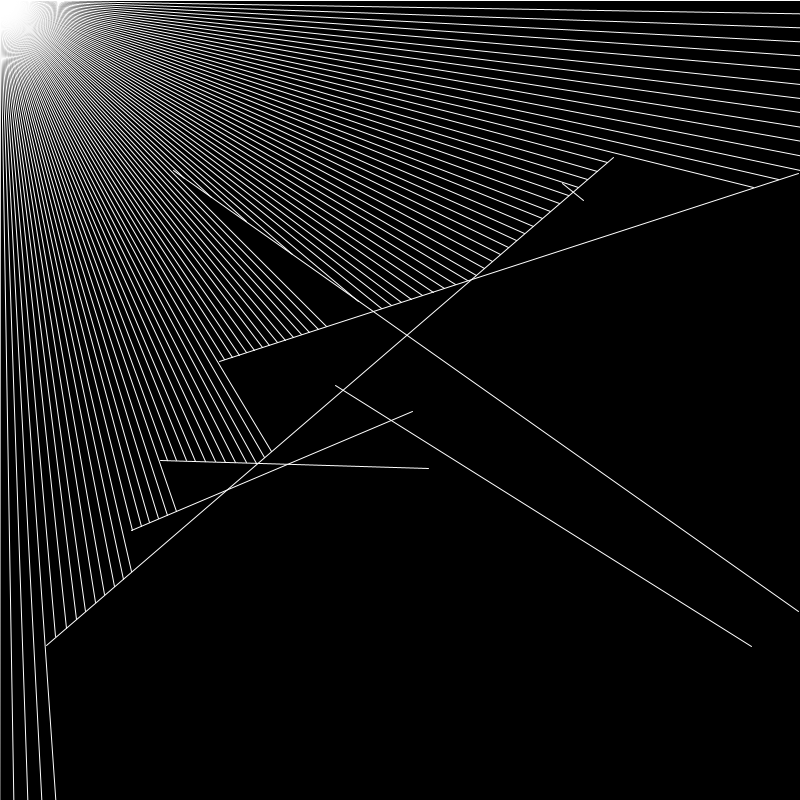
Frame 1 (no input)
Frame 60 (the mouse pressed at the canvas centre just before this capture): identical to frame 1, image omitted
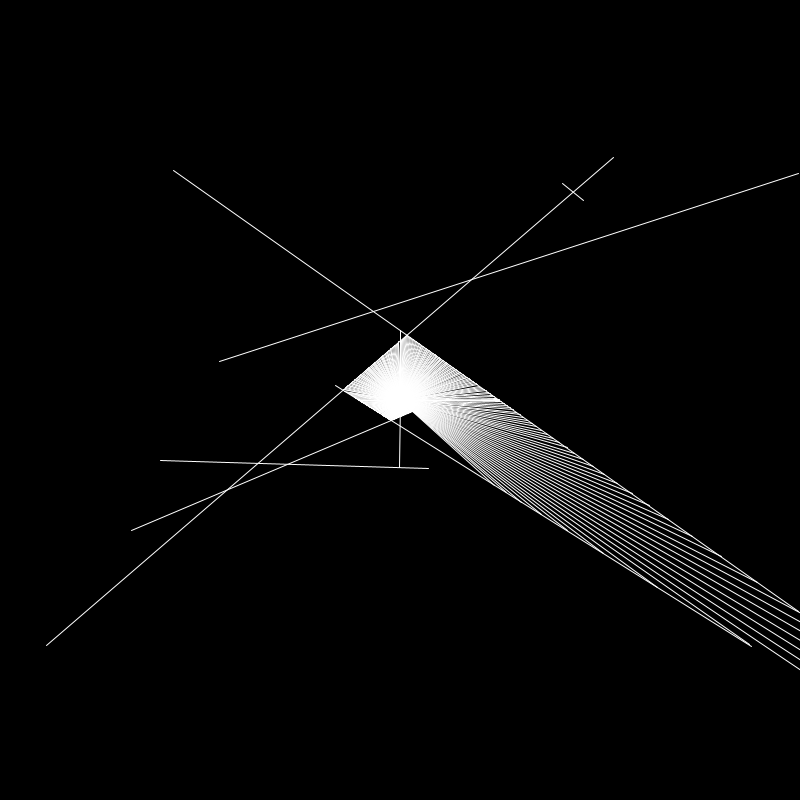
Frame 120 (the mouse held since frame 60 and released just before this capture)

The Processing sketch that drew these frames (run headless with seeded random() and noise(); from frame 60 on, the mouse is pressed at the canvas centre):

// Processing sketch: Ray casting
// ── Ray casting.pde
class Boundry { 
  float x1;
  float y1;
  float x2;
  float y2;

  Boundry(float x1, float y1, float x2, float y2) {
    this.x1 = x1;
    this.y1 = y1;
    this.x2 = x2;
    this.y2 = y2;
  }

  float slope() {
    return (y2 - y1) / (x2 - x1);
  }

  void show() {
    stroke(255);
    line(x1, y1, x2, y2);
  }
}

Boundry bound; 
Ray ray;

Boundry bot_b;
Boundry right_b;
Boundry left_b;
Boundry top_b;

float mousex=mouseX-height/2;
float mousey=mouseY-width/2;

ArrayList<Boundry> boundries = new ArrayList<Boundry>();



void setup() {
  size(800, 800);
  
  top_b = new Boundry(-800, -800, 800,-800);
  left_b = new Boundry(-800, 800, -800,-800); 
  right_b = new Boundry(800, 800, 800,-800); 
  bot_b = new Boundry(800, 800, -800,800); 

  boundries.add(bot_b);
  boundries.add(top_b);
  boundries.add(left_b);
  boundries.add(right_b);





  float num_bound=7;

  for(int i=0;i<num_bound;i++){
    float x1 =(float) (Math.random() * 2 * height/2 - height/2);
    float y1 =(float) (Math.random() * 2 * width/2 - width/2);
    float x2 =(float) (Math.random() * 2 * height/2 - height/2);
    float y2 =(float) (Math.random() * 2 * width/2 - width/2);


    Boundry B=new Boundry(x1,y1,x2,y2);

    boundries.add(B);
  }

}

class pair{
  float x;
  float y;

  pair(float x1,float y1){
    x=x1;
    y=y1;
  }

}

pair doIntersect(Ray l1, Boundry l2) {
    float x1=l2.x1;
    float x2=l2.x2;
    float y1=l2.y1;
    float y2=l2.y2;

    float x3=l1.x1;
    float x4=l1.x2;
    float y3=l1.y1;
    float y4=l1.y2;

    pair p;


  float den = (x1 - x2) * (y3 - y4) - (y1 - y2) * (x3 - x4);
  if (den == 0) {
      p=new pair(0,0);
      return p;
  }

  float t = ((x1 - x3) * (y3 - y4) - (y1 - y3) * (x3 - x4)) / den;
  float u = -((x1 - x2) * (y1 - y3) - (y1 - y2) * (x1 - x3)) / den;

  if (t > 0 && t < 1 && u > 0){
    float x=x1 + t * (x2 - x1);
    float y= y1 + t * (y2 - y1);


    p=new pair(x,y);
    return p;
  }
  p=new pair(0,0);
  return p;


}

class Ray{
  float x1=mouseX-height/2;
  float y1=mouseY-width/2;
  float x2=0;
  float y2=0;
  
  Ray(float x2, float y2){
    this.x2=x2;
    this.y2=y2;
  }

  float slope() {
    return (y2 - y1) / (x2 - x1);
  }

  void show(){
    stroke(255);
    line(x1, y1,x2,y2);
  }
}


void draw() {
  translate(height/2,width/2);
  background(0);

  float mousex=mouseX-height/2;
  float mousey=mouseY-width/2;
  ray=new Ray(mousex,mousey);
  ray.show();



  ArrayList<Ray> rays = new ArrayList<Ray>();


  for(int i=0;i<=360;i=i+1){
    float angleRadians = radians(i);
    float x2 = mousex + cos(angleRadians) * (800+height); 
    float y2 = mousey + sin(angleRadians) * (800+width); 

    ray=new Ray(x2,y2);

    rays.add(ray);

  
  }


  for(int i=0;i<boundries.size();i++){
    Boundry B=boundries.get(i);

    B.show();
  }

  pair pnt = null; 

  for (int i = 0; i < rays.size(); i++) {
      Ray ray = rays.get(i);
      ArrayList<pair> inter_points = new ArrayList<pair>();
      float least = Integer.MAX_VALUE;

      for (int j = 0; j < boundries.size(); j++) {
          Boundry B = boundries.get(j);
          pair inter = doIntersect(ray, B);

          if (inter.x != 0.0 && inter.y != 0.0) {
              float distance = (float) Math.sqrt(Math.pow(ray.x1 - inter.x, 2) + Math.pow(ray.y1 - inter.y, 2));

              if (least > distance) {
                  least = distance;
                  pnt = new pair(inter.x, inter.y);
              }
          }
      }
      if (pnt != null) {
          line(ray.x1, ray.y1, pnt.x, pnt.y);
      }
  }
  int x=10;

}
